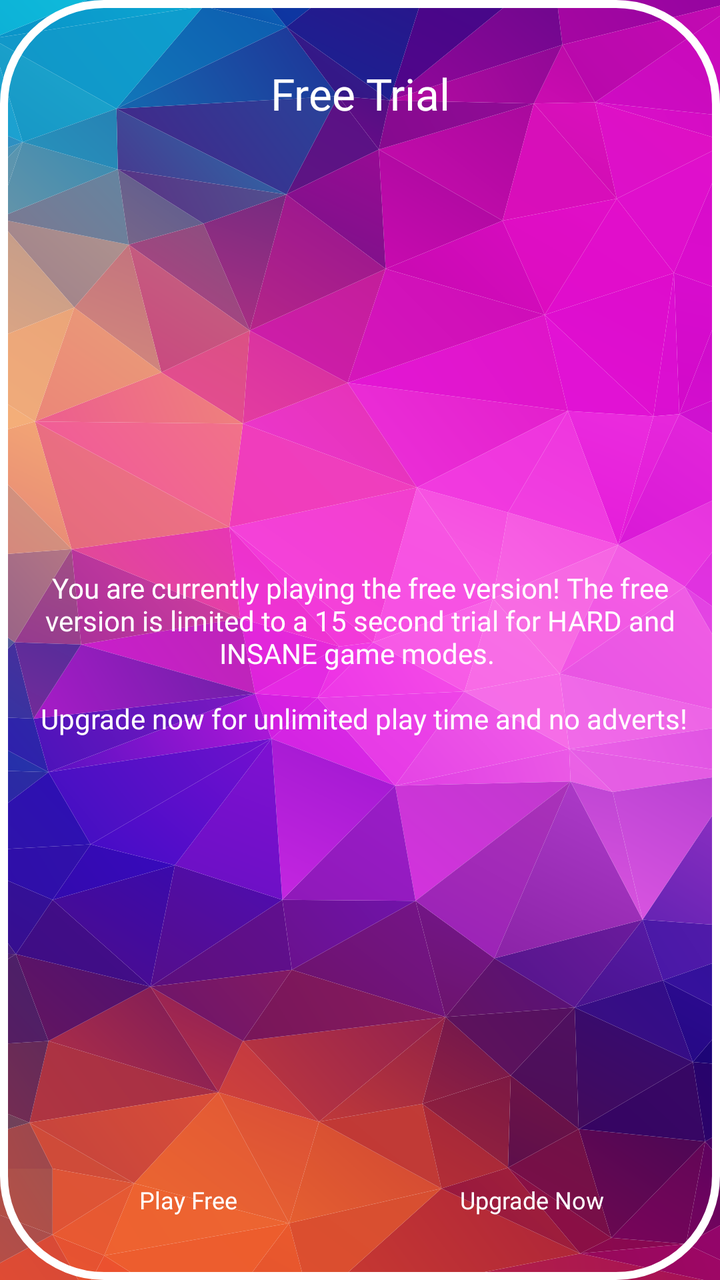
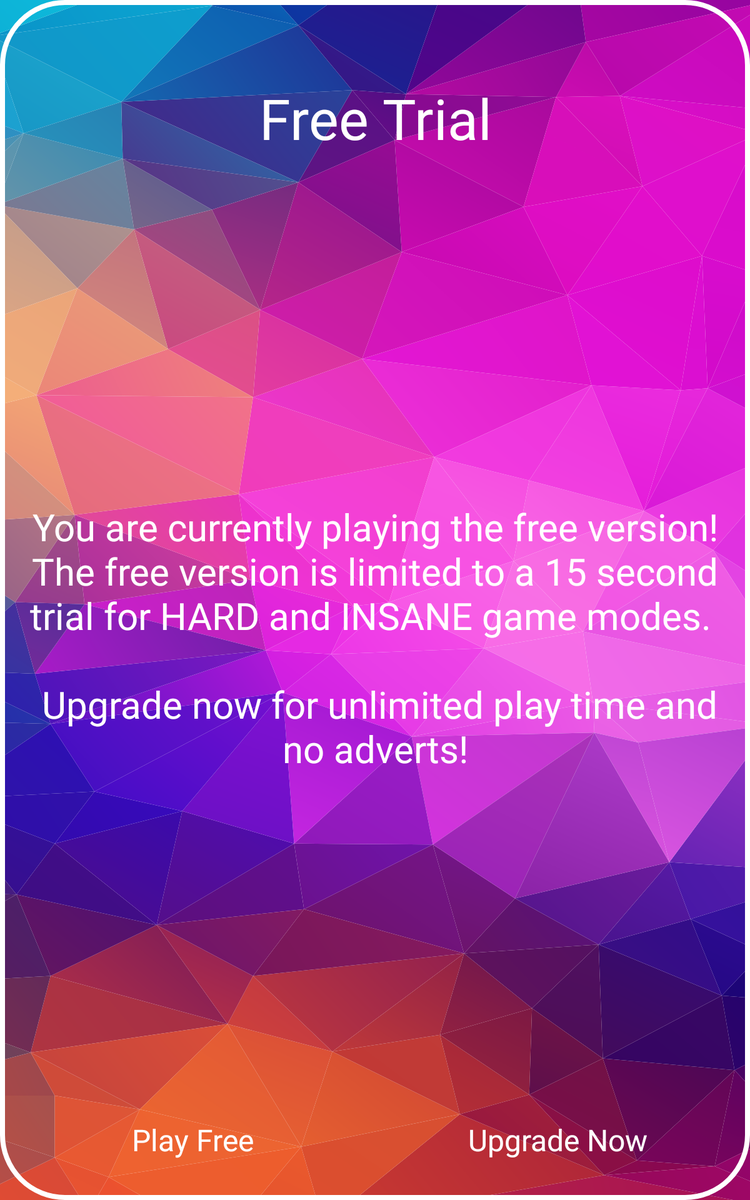

The same Android screen from two of the app's own layout files: first res/layout/ as a phone draws it, then the repository's variant for another configuration, drawn on a device whose configuration selects that folder. Both files follow.
<!-- AndroidManifest.xml: application theme AppTheme -->
<!-- res/layout/popup_free_trial.xml -->
<?xml version="1.0" encoding="utf-8"?>
<android.support.constraint.ConstraintLayout xmlns:android="http://schemas.android.com/apk/res/android"
    xmlns:app="http://schemas.android.com/apk/res-auto"
    android:background="@android:color/transparent"
    android:layout_width="match_parent"
    android:layout_height="match_parent">


    <ImageView
        android:id="@+id/dialog_popup_bg"
        android:layout_width="match_parent"
        android:layout_height="match_parent"
        android:adjustViewBounds="true"
        android:background="@drawable/popup_background"
        android:contentDescription="@string/popup_content_desc"
        android:scaleType="fitXY"
        android:src="@drawable/ic_background" />

    <View
        android:id="@+id/view"
        android:layout_width="match_parent"
        android:layout_height="match_parent"
        android:background="@drawable/popup_background" />


    <TextView
        android:id="@+id/textView6"
        android:layout_width="wrap_content"
        android:layout_height="wrap_content"
        android:layout_marginEnd="8dp"
        android:layout_marginStart="8dp"
        android:layout_marginTop="32dp"
        android:text="@string/free_trial"
        android:textSize="22sp"
        app:layout_constraintEnd_toEndOf="parent"
        app:layout_constraintStart_toStartOf="parent"
        app:layout_constraintTop_toTopOf="@+id/view" />

    <TextView
        android:layout_width="wrap_content"
        android:layout_height="wrap_content"
        android:layout_marginBottom="8dp"
        android:layout_marginEnd="8dp"
        android:layout_marginStart="8dp"
        android:layout_marginTop="8dp"
        android:breakStrategy="simple"
        android:padding="8dp"
        android:text="@string/free_trial_info"
        app:layout_constraintBottom_toTopOf="@+id/linearLayout2"
        app:layout_constraintEnd_toEndOf="parent"
        app:layout_constraintStart_toStartOf="parent"
        app:layout_constraintTop_toBottomOf="@+id/textView6" />


    <LinearLayout
        android:id="@+id/linearLayout2"
        android:layout_width="match_parent"
        android:layout_height="wrap_content"
        android:layout_marginBottom="32dp"
        android:layout_marginEnd="8dp"
        android:layout_marginStart="8dp"
        app:layout_constraintBottom_toBottomOf="@+id/view"
        app:layout_constraintEnd_toEndOf="parent"
        app:layout_constraintStart_toStartOf="parent">


        <TextView
            android:id="@+id/play_free_version"
            android:layout_width="0dp"
            android:layout_height="wrap_content"
            android:layout_weight="1"
            android:text="@string/play_free"
            android:onClick="playFreeVersion"
            android:textSize="12sp" />

        <TextView
            android:id="@+id/upgrade_to_pro"
            android:layout_width="0dp"
            android:layout_height="wrap_content"
            android:layout_weight="1"
            android:onClick="upgradeNow"
            android:text="@string/upgrade_now"
            android:textSize="12sp" />

    </LinearLayout>




</android.support.constraint.ConstraintLayout>
<!-- resources referenced by this layout -->
<resources>
  <!-- drawable ic_background: vector/xml drawable (drawable, 187417 chars, omitted) -->
  <!-- drawable popup_background (drawable) -->
  <?xml version="1.0" encoding="utf-8"?>
  <shape xmlns:android="http://schemas.android.com/apk/res/android"
      android:shape="rectangle"
      android:useLevel="false">
      <stroke
          android:width="4dp"
          android:color="@android:color/white" />
  
      <solid android:color="@android:color/transparent" />
  
      <corners android:radius="50dp" />
  </shape>
  <string name="free_trial">Free Trial</string>
  <string name="free_trial_info">
          You are currently playing the free version! The free version is limited to a 15 second trial for HARD and INSANE game modes.
          \n\n
          Upgrade now for unlimited play time and no adverts!
      </string>
  <string name="play_free">Play Free</string>
  <string name="popup_content_desc">Popup background outlined in white</string>
  <string name="upgrade_now">Upgrade Now</string>
  <style name="AppTheme" parent="Theme.AppCompat.Light.NoActionBar">
          
          <item name="colorPrimary">@color/colorPrimary</item>
          <item name="colorPrimaryDark">@color/colorPrimaryDark</item>
          <item name="colorAccent">@color/colorAccent</item>
          <item name="android:fontFamily">@font/press_start_2p</item>
          <item name="android:textColor">@android:color/white</item>
          <item name="android:gravity">center</item>
  
          <item name="android:windowNoTitle">true</item>
          <item name="android:windowActionBar">false</item>
          <item name="android:windowFullscreen">true</item>
          <item name="android:windowContentOverlay">@null</item>
      </style>
  <color name="colorPrimary">#3F51B5</color>
  <color name="colorPrimaryDark">#303F9F</color>
  <color name="colorAccent">#FF4081</color>
</resources>
<!-- res/layout-sw600dp/popup_free_trial.xml (the repository's variant of the layout above) -->
<!-- drawn on a 7-inch tablet held upright -->
<?xml version="1.0" encoding="utf-8"?>
<android.support.constraint.ConstraintLayout xmlns:android="http://schemas.android.com/apk/res/android"
    xmlns:app="http://schemas.android.com/apk/res-auto"
    android:background="@android:color/transparent"
    android:layout_width="match_parent"
    android:layout_height="match_parent">


    <ImageView
        android:id="@+id/dialog_popup_bg"
        android:layout_width="match_parent"
        android:layout_height="match_parent"
        android:adjustViewBounds="true"
        android:background="@drawable/popup_background"
        android:contentDescription="@string/popup_content_desc"
        android:scaleType="fitXY"
        android:src="@drawable/ic_background" />

    <View
        android:id="@+id/view"
        android:layout_width="match_parent"
        android:layout_height="match_parent"
        android:background="@drawable/popup_background" />


    <TextView
        android:id="@+id/textView6"
        android:layout_width="wrap_content"
        android:layout_height="wrap_content"
        android:layout_marginEnd="8dp"
        android:layout_marginStart="8dp"
        android:layout_marginTop="64dp"
        android:text="@string/free_trial"
        android:textSize="45sp"
        app:layout_constraintEnd_toEndOf="parent"
        app:layout_constraintStart_toStartOf="parent"
        app:layout_constraintTop_toTopOf="@+id/view" />

    <TextView
        android:textSize="30sp"
        android:layout_width="wrap_content"
        android:layout_height="wrap_content"
        android:layout_marginBottom="8dp"
        android:layout_marginEnd="8dp"
        android:layout_marginStart="8dp"
        android:layout_marginTop="8dp"
        android:breakStrategy="simple"
        android:padding="8dp"
        android:text="@string/free_trial_info"
        app:layout_constraintBottom_toTopOf="@+id/linearLayout2"
        app:layout_constraintEnd_toEndOf="parent"
        app:layout_constraintStart_toStartOf="@+id/view"
        app:layout_constraintTop_toBottomOf="@+id/textView6" />


    <LinearLayout
        android:id="@+id/linearLayout2"
        android:layout_width="match_parent"
        android:layout_height="wrap_content"
        android:layout_marginBottom="32dp"
        android:layout_marginEnd="8dp"
        android:layout_marginStart="8dp"
        app:layout_constraintBottom_toBottomOf="@+id/view"
        app:layout_constraintEnd_toEndOf="parent"
        app:layout_constraintStart_toStartOf="parent">


        <TextView
            android:id="@+id/play_free_version"
            android:layout_width="0dp"
            android:layout_height="wrap_content"
            android:layout_weight="1"
            android:onClick="playFreeVersion"
            android:text="@string/play_free"
            android:textSize="24sp" />

        <TextView
            android:id="@+id/upgrade_to_pro"
            android:layout_width="0dp"
            android:layout_height="wrap_content"
            android:layout_weight="1"
            android:onClick="upgradeNow"
            android:text="@string/upgrade_now"
            android:textSize="24sp" />

    </LinearLayout>




</android.support.constraint.ConstraintLayout>
